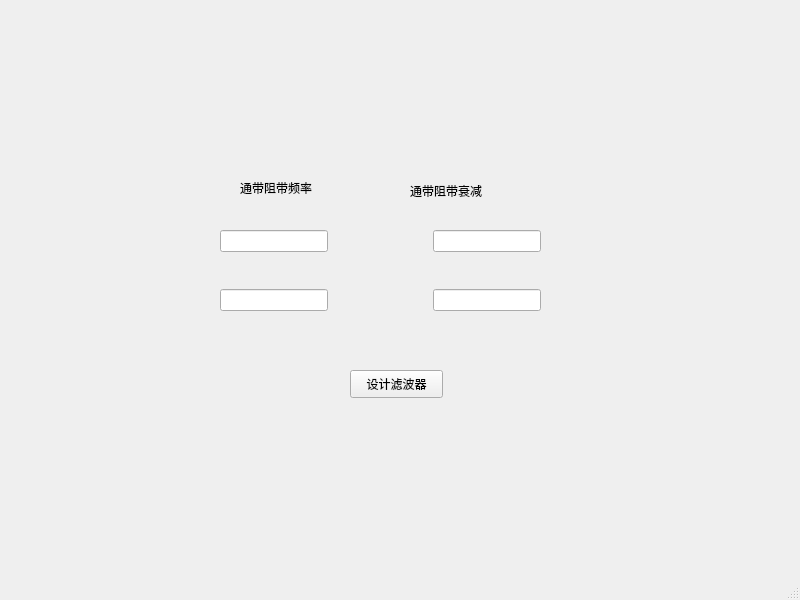
<?xml version="1.0" encoding="UTF-8"?>
<ui version="4.0">
 <class>MainWindow</class>
 <widget class="QMainWindow" name="MainWindow">
  <property name="geometry">
   <rect>
    <x>0</x>
    <y>0</y>
    <width>800</width>
    <height>600</height>
   </rect>
  </property>
  <property name="windowTitle">
   <string>MainWindow</string>
  </property>
  <widget class="QWidget" name="centralwidget">
   <widget class="QLabel" name="label">
    <property name="geometry">
     <rect>
      <x>240</x>
      <y>180</y>
      <width>101</width>
      <height>16</height>
     </rect>
    </property>
    <property name="text">
     <string>通带阻带频率</string>
    </property>
   </widget>
   <widget class="QLabel" name="label_2">
    <property name="geometry">
     <rect>
      <x>410</x>
      <y>180</y>
      <width>111</width>
      <height>21</height>
     </rect>
    </property>
    <property name="text">
     <string>通带阻带衰减</string>
    </property>
   </widget>
   <widget class="QPushButton" name="pushButton">
    <property name="geometry">
     <rect>
      <x>350</x>
      <y>370</y>
      <width>93</width>
      <height>28</height>
     </rect>
    </property>
    <property name="text">
     <string>设计滤波器</string>
    </property>
   </widget>
   <widget class="QWidget" name="">
    <property name="geometry">
     <rect>
      <x>220</x>
      <y>230</y>
      <width>321</width>
      <height>81</height>
     </rect>
    </property>
    <layout class="QGridLayout" name="gridLayout">
     <item row="2" column="2">
      <widget class="QLineEdit" name="lineEdit_3"/>
     </item>
     <item row="1" column="0">
      <spacer name="verticalSpacer">
       <property name="orientation">
        <enum>Qt::Vertical</enum>
       </property>
       <property name="sizeHint" stdset="0">
        <size>
         <width>20</width>
         <height>40</height>
        </size>
       </property>
      </spacer>
     </item>
     <item row="0" column="0">
      <widget class="QLineEdit" name="lineEdit"/>
     </item>
     <item row="0" column="2">
      <widget class="QLineEdit" name="lineEdit_2"/>
     </item>
     <item row="2" column="0">
      <widget class="QLineEdit" name="lineEdit_4"/>
     </item>
     <item row="0" column="1">
      <spacer name="horizontalSpacer">
       <property name="orientation">
        <enum>Qt::Horizontal</enum>
       </property>
       <property name="sizeHint" stdset="0">
        <size>
         <width>40</width>
         <height>20</height>
        </size>
       </property>
      </spacer>
     </item>
    </layout>
   </widget>
  </widget>
  <widget class="QMenuBar" name="menubar">
   <property name="geometry">
    <rect>
     <x>0</x>
     <y>0</y>
     <width>800</width>
     <height>26</height>
    </rect>
   </property>
  </widget>
  <widget class="QStatusBar" name="statusbar"/>
 </widget>
 <resources/>
 <connections/>
</ui>
